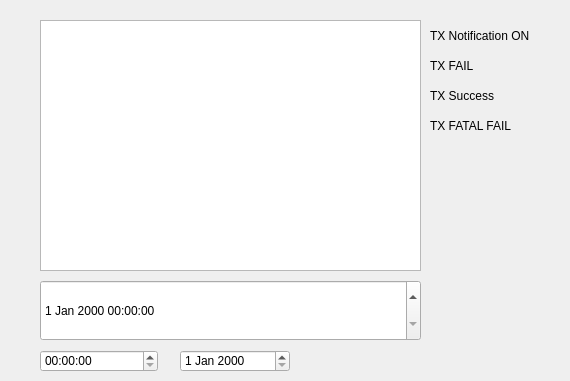
    <widget class="QWidget" name="tab_2">
     <attribute name="title">
      <string>Boot Info</string>
     </attribute>
     <widget class="QListWidget" name="listStatus">
      <property name="geometry">
       <rect>
        <x>40</x>
        <y>20</y>
        <width>381</width>
        <height>251</height>
       </rect>
      </property>
     </widget>
     <widget class="QDateTimeEdit" name="dateTimeEdit">
      <property name="geometry">
       <rect>
        <x>40</x>
        <y>280</y>
        <width>381</width>
        <height>61</height>
       </rect>
      </property>
     </widget>
     <widget class="QTimeEdit" name="timeEdit">
      <property name="geometry">
       <rect>
        <x>40</x>
        <y>350</y>
        <width>118</width>
        <height>22</height>
       </rect>
      </property>
      <property name="currentSection">
       <enum>QDateTimeEdit::HourSection</enum>
      </property>
     </widget>
     <widget class="QDateEdit" name="dateEdit">
      <property name="geometry">
       <rect>
        <x>180</x>
        <y>350</y>
        <width>110</width>
        <height>22</height>
       </rect>
      </property>
     </widget>
     <widget class="QLabel" name="txNoteOn">
      <property name="geometry">
       <rect>
        <x>430</x>
        <y>20</y>
        <width>131</width>
        <height>31</height>
       </rect>
      </property>
      <property name="text">
       <string>TX Notification ON</string>
      </property>
     </widget>
     <widget class="QLabel" name="txFail">
      <property name="geometry">
       <rect>
        <x>430</x>
        <y>50</y>
        <width>131</width>
        <height>31</height>
       </rect>
      </property>
      <property name="text">
       <string>TX FAIL</string>
      </property>
     </widget>
     <widget class="QLabel" name="txOK">
      <property name="geometry">
       <rect>
        <x>430</x>
        <y>80</y>
        <width>131</width>
        <height>31</height>
       </rect>
      </property>
      <property name="text">
       <string>TX Success</string>
      </property>
     </widget>
     <widget class="QLabel" name="txFatal">
      <property name="geometry">
       <rect>
        <x>430</x>
        <y>110</y>
        <width>131</width>
        <height>31</height>
       </rect>
      </property>
      <property name="text">
       <string>TX FATAL FAIL</string>
      </property>
     </widget>
    </widget>
